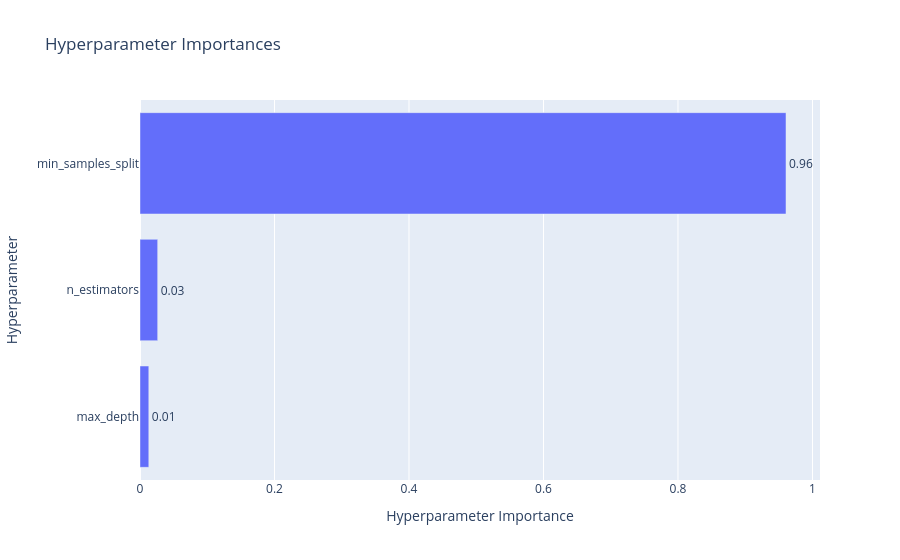

Source (notebook cell):
### Code cell
optuna.visualization.plot_param_importances(study_rf)

### Figure 1 — Plotly figure (JSON) as saved in the notebook; plotly's stock layout.template omitted (floating-point values rounded to 4 significant figures)
{"data": [{"cliponaxis": false, "hovertemplate": ["max_depth (IntDistribution): 0.013089433418000444<extra></extra>", "n_estimators (IntDistribution): 0.02628535946426424<extra></extra>", "min_samples_split (IntDistribution): 0.9606252071177354<extra></extra>"], "name": "Objective Value", "orientation": "h", "text": ["0.01", "0.03", "0.96"], "textposition": "outside", "type": "bar", "x": [0.01309, 0.02629, 0.9606], "y": ["max_depth", "n_estimators", "min_samples_split"]}], "layout": {"title": {"text": "Hyperparameter Importances"}, "xaxis": {"title": {"text": "Hyperparameter Importance"}}, "yaxis": {"title": {"text": "Hyperparameter"}}}}
